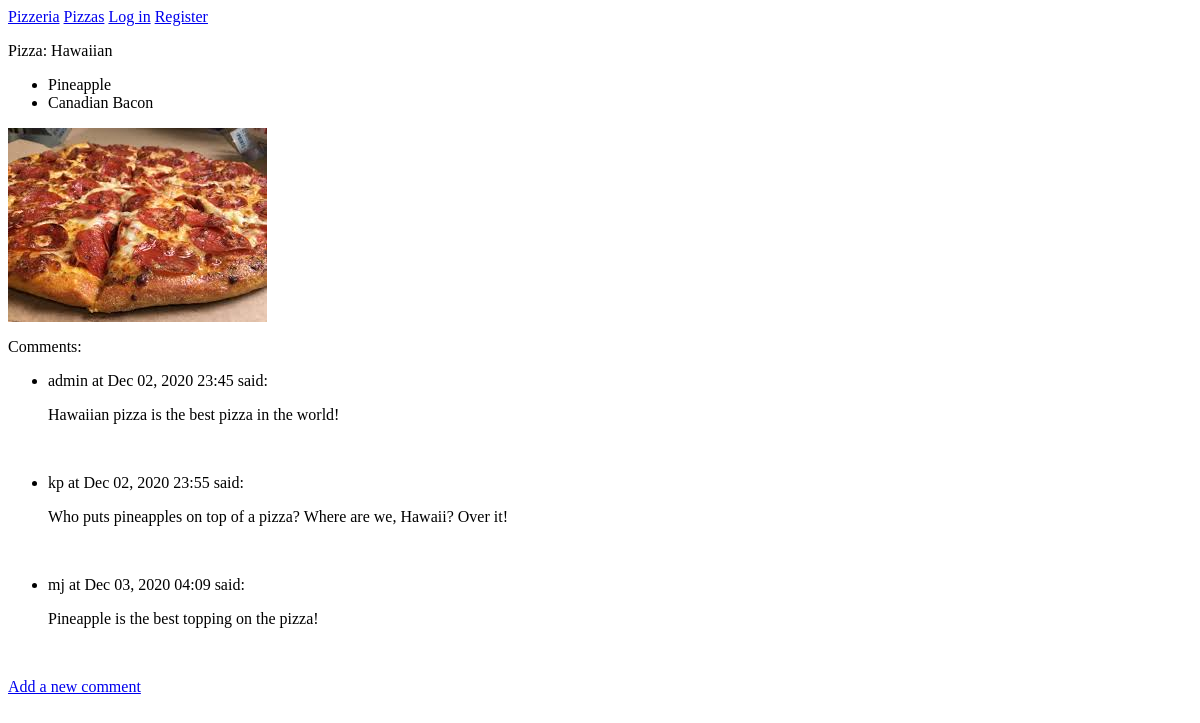
The page /pizzas/1/ on the database as committed earlier.
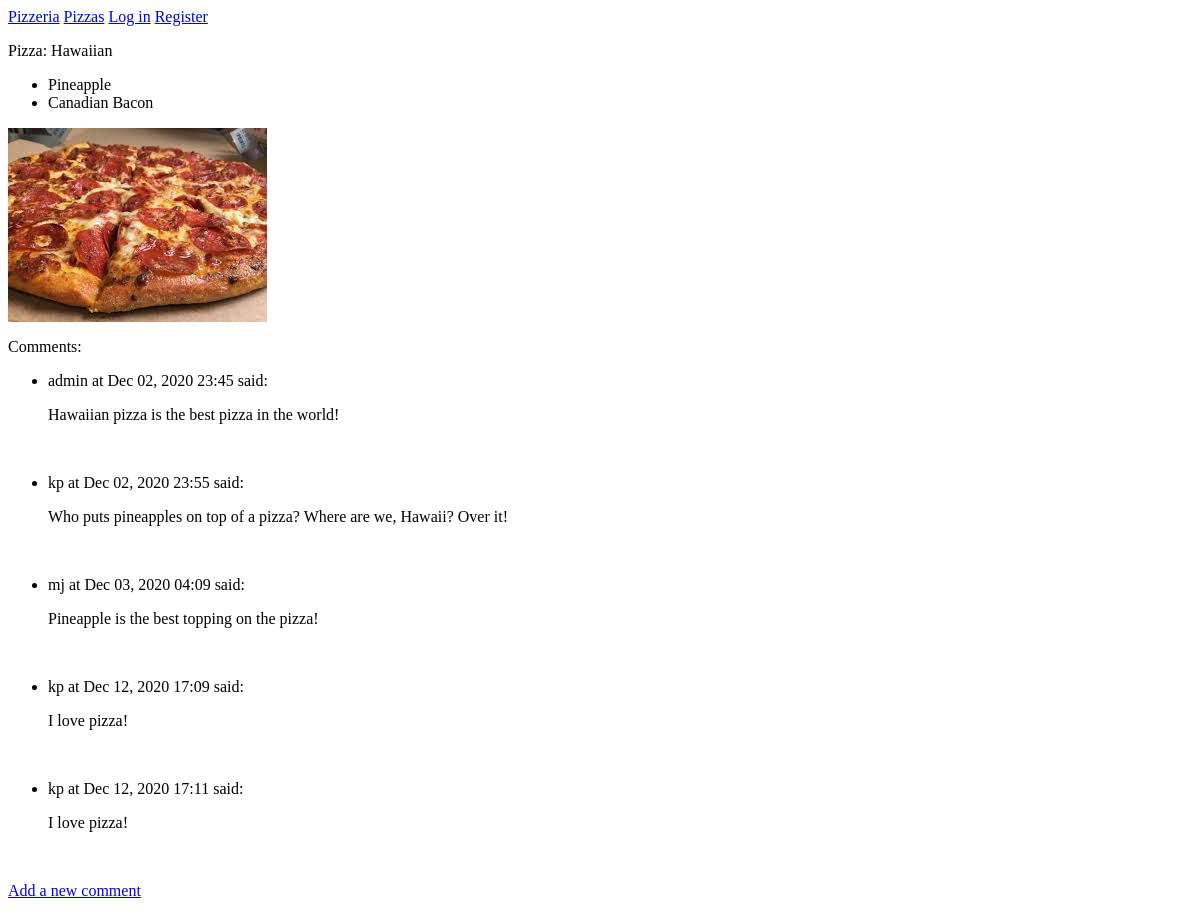
The same page on the database as committed later.
### pizzas/models.py (models this page shows, shortened)
class Pizza(models.Model):
    name = models.CharField(max_length=200)
    def __str__(self):
        return self.name

class Topping(models.Model):
    pizza = models.ForeignKey(Pizza, on_delete=models.CASCADE)
    name = models.CharField(max_length=200)

class Comment(models.Model):
    pizza = models.ForeignKey(Pizza, on_delete=models.CASCADE)
    owner = models.ForeignKey(User, on_delete=models.CASCADE)
    text = models.TextField()
    date_added = models.DateTimeField(auto_now_add=True)

### pizzas/views.py (the view)
# urls.py: path('pizzas/<int:pizza_id>/', views.pizza, name='pizza'),
def pizza(request, pizza_id):
    pizza = Pizza.objects.get(id=pizza_id)
    toppings = pizza.topping_set.all()
    comment = pizza.comment_set.all()
    context = {'pizza':pizza, 'toppings':toppings, 'comments': comment} #red is variable for html site
    return render(request, 'pizzas/pizza.html', context)

### pizzas/templates/pizzas/pizza.html
{% extends 'pizzas/base.html' %}
{% load static %}
{% block content %}
<p>Pizza: {{pizza}}</p>
<ul>
    {% for topping in toppings %}
    <li>{{ topping.name }}</li>
    {% empty %}
    <li>There are no toppings for this pizza yet.</li>
    {% endfor %}
</ul>
<img src="{% static 'pizzas/images/pizza_html_photo.jpg' %}">
<p>Comments: </p>
<ul>
    {% for comment in comments %}
    <li>{{comment.owner}} at {{comment.date_added|date:'M d, Y H:i'}} said:</li>
    <p>{{ comment.text }}<p>
    <br>
    {% empty %}
    <li>There are no comments for this pizza yet.</li>
    {% endfor %}
</ul>
<p>
    <a href="{% url 'pizzas:new_comment' pizza.id %}">Add a new comment</a>
</p>
{% endblock content %}

### pizzas/templates/pizzas/base.html
<p>
    <a href="{% url 'pizzas:index' %}">Pizzeria</a>
    <a href="{% url 'pizzas:pizzas' %}">Pizzas</a>
    {% if user.is_authenticated %}
    Hello, {{user.username}}!
        <a href="{% url 'users:logout' %}">Log out</a>
    {% else %}
        <a href="{% url 'users:login' %}">Log in</a>
        <a href="{% url 'users:register' %}">Register</a>
    {% endif %}
</p>
{% block content %}
{% endblock content %}

Rows that differ between the two databases and show on the page:
added Comment: owner "kp", date_added "Dec 12, 2020 17:09", text "I love pizza!"
added Comment: owner "kp", date_added "Dec 12, 2020 17:11", text "I love pizza!"
